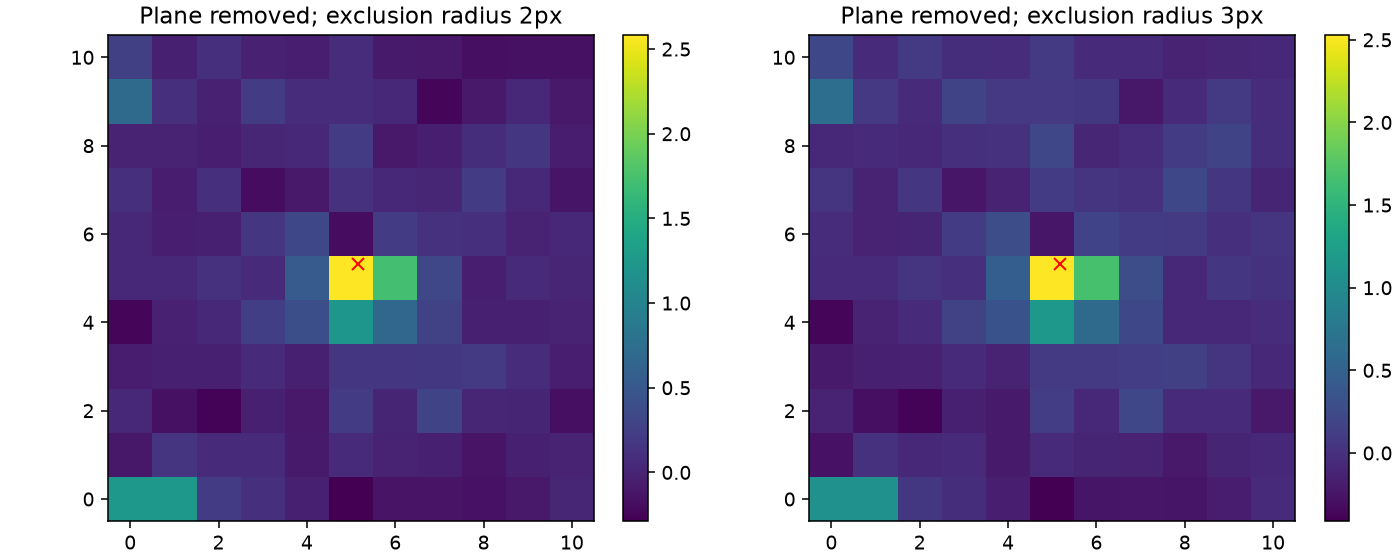

The script that saved this image:
"""Post-selection spatial-background sensitivity check, not calibrated attribution."""
from pathlib import Path
import json
import numpy as np
import matplotlib
matplotlib.use('Agg')
import matplotlib.pyplot as plt
from exoplanet.pipeline import save_json,sha,now
out=Path(__file__).parent;a=json.loads((out/'analysis.json').read_text());z=np.load(out/'images.npz');d=z['difference'];e=z['error'];yy,xx=np.indices(d.shape);target=np.array(a['target_xy']);rows=[]
fig,axes=plt.subplots(1,2,figsize=(10,4),constrained_layout=True)
for ax,radius in zip(axes,[2.,3.]):
 mask=np.isfinite(d)&np.isfinite(e)&(e>0)
 for s in a['neighbors']:
  if s['Tmag'] is not None and s['Tmag']<17:mask&=(xx-s['x'])**2+(yy-s['y'])**2>radius**2
 mask&=(xx-target[0])**2+(yy-target[1])**2>radius**2
 design=np.stack([np.ones(d.shape),xx,yy],axis=-1);X=design[mask];w=1/e[mask]**2
 assert mask.sum()>10
 cov=np.linalg.inv(X.T@(w[:,None]*X));beta=cov@(X.T@(w*d[mask]));res=d-design@beta
 iy,ix=np.unravel_index(np.argmax(res),res.shape)
 rows.append({'mask_radius_pixels':radius,'n_background_pixels':int(mask.sum()),'plane_coefficients':beta.tolist(),'background_residual_rms':float(np.std(res[mask])),'maximum_residual_xy':[int(ix),int(iy)],'maximum_residual':float(res[iy,ix]),'maximum_offset_from_target':float(np.linalg.norm(np.array([ix,iy])-target))})
 im=ax.imshow(res,origin='lower');fig.colorbar(im,ax=ax);ax.plot(*target,'rx');ax.set_title(f'Plane removed; exclusion radius {radius:g}px')
 np.savez_compressed(out/f'background-r{radius:g}.npz',mask=mask,residual=res,plane=design@beta,covariance=cov)
save_json(out/'background.json',{'utc':now(),'script_sha256':sha(Path(__file__)),'analysis_sha256':sha(out/'analysis.json'),'images_sha256':sha(out/'images.npz'),'results':rows,'limits':'Post-selection weighted spatial plane fit excluding catalog sources Tmag<17 and target at two radii. Not a PRF fit, independent data, calibrated significance, or proof of a transit. Unmodeled scattered light and source-dependent instrumental effects remain.'})
fig.savefig(out/'background.png',dpi=140);print(rows)
